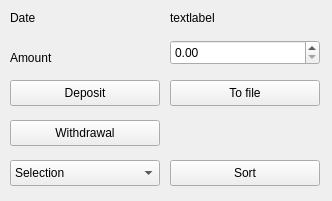
<?xml version="1.0" encoding="UTF-8"?>
<ui version="4.0">
 <class>MainWindow</class>
 <widget class="QMainWindow" name="MainWindow">
  <property name="geometry">
   <rect>
    <x>0</x>
    <y>0</y>
    <width>332</width>
    <height>201</height>
   </rect>
  </property>
  <property name="windowTitle">
   <string>Banking transactions</string>
  </property>
  <widget class="QWidget" name="centralwidget">
   <widget class="QLabel" name="dateLabel">
    <property name="geometry">
     <rect>
      <x>10</x>
      <y>10</y>
      <width>150</width>
      <height>16</height>
     </rect>
    </property>
    <property name="text">
     <string>Date</string>
    </property>
   </widget>
   <widget class="QLabel" name="dateDisplay">
    <property name="geometry">
     <rect>
      <x>170</x>
      <y>10</y>
      <width>150</width>
      <height>16</height>
     </rect>
    </property>
    <property name="text">
     <string>textlabel</string>
    </property>
   </widget>
   <widget class="QLabel" name="amountLabel">
    <property name="geometry">
     <rect>
      <x>10</x>
      <y>50</y>
      <width>150</width>
      <height>16</height>
     </rect>
    </property>
    <property name="text">
     <string>Amount</string>
    </property>
   </widget>
   <widget class="QDoubleSpinBox" name="amountDoubleSpinBox">
    <property name="geometry">
     <rect>
      <x>170</x>
      <y>40</y>
      <width>150</width>
      <height>25</height>
     </rect>
    </property>
   </widget>
   <widget class="QPushButton" name="depositButton">
    <property name="geometry">
     <rect>
      <x>10</x>
      <y>80</y>
      <width>150</width>
      <height>26</height>
     </rect>
    </property>
    <property name="text">
     <string>Deposit</string>
    </property>
   </widget>
   <widget class="QPushButton" name="withdrawalButton">
    <property name="geometry">
     <rect>
      <x>10</x>
      <y>120</y>
      <width>150</width>
      <height>26</height>
     </rect>
    </property>
    <property name="text">
     <string>Withdrawal</string>
    </property>
   </widget>
   <widget class="QPushButton" name="toFileButton">
    <property name="geometry">
     <rect>
      <x>170</x>
      <y>80</y>
      <width>150</width>
      <height>26</height>
     </rect>
    </property>
    <property name="text">
     <string>To file</string>
    </property>
   </widget>
   <widget class="QPushButton" name="sortButton">
    <property name="geometry">
     <rect>
      <x>170</x>
      <y>160</y>
      <width>150</width>
      <height>26</height>
     </rect>
    </property>
    <property name="text">
     <string>Sort</string>
    </property>
   </widget>
   <widget class="QComboBox" name="sortComboBox">
    <property name="geometry">
     <rect>
      <x>10</x>
      <y>160</y>
      <width>150</width>
      <height>26</height>
     </rect>
    </property>
    <item>
     <property name="text">
      <string>Selection</string>
     </property>
    </item>
    <item>
     <property name="text">
      <string>Insertion</string>
     </property>
    </item>
   </widget>
  </widget>
 </widget>
 <resources/>
 <connections/>
</ui>
